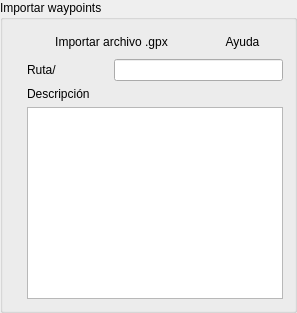
           <widget class="QGroupBox" name="groupBox_5">
            <property name="sizePolicy">
             <sizepolicy hsizetype="Expanding" vsizetype="Expanding">
              <horstretch>0</horstretch>
              <verstretch>0</verstretch>
             </sizepolicy>
            </property>
            <property name="minimumSize">
             <size>
              <width>0</width>
              <height>0</height>
             </size>
            </property>
            <property name="maximumSize">
             <size>
              <width>16777215</width>
              <height>16777215</height>
             </size>
            </property>
            <property name="title">
             <string>Importar waypoints</string>
            </property>
            <layout class="QGridLayout" name="gridLayout_9">
             <item row="0" column="1" colspan="2">
              <widget class="QPushButton" name="confimportarWaypoints">
               <property name="text">
                <string>Importar archivo .gpx</string>
               </property>
               <property name="icon">
                <iconset resource="imagenes.qrc">
                 <normaloff>:/configuracion/Imagenes/PackIconos/configuracion/ic_note_add.png</normaloff>:/configuracion/Imagenes/PackIconos/configuracion/ic_note_add.png</iconset>
               </property>
               <property name="iconSize">
                <size>
                 <width>24</width>
                 <height>24</height>
                </size>
               </property>
               <property name="flat">
                <bool>true</bool>
               </property>
              </widget>
             </item>
             <item row="0" column="3">
              <widget class="QPushButton" name="pushButton">
               <property name="text">
                <string>Ayuda</string>
               </property>
               <property name="icon">
                <iconset resource="imagenes.qrc">
                 <normaloff>:/incio/Imagenes/PackIconos/inicio/ic_help_outline_blue.png</normaloff>:/incio/Imagenes/PackIconos/inicio/ic_help_outline_blue.png</iconset>
               </property>
               <property name="iconSize">
                <size>
                 <width>24</width>
                 <height>24</height>
                </size>
               </property>
               <property name="flat">
                <bool>true</bool>
               </property>
              </widget>
             </item>
             <item row="0" column="0">
              <widget class="QLabel" name="locIcon">
               <property name="maximumSize">
                <size>
                 <width>40</width>
                 <height>40</height>
                </size>
               </property>
               <property name="text">
                <string/>
               </property>
               <property name="pixmap">
                <pixmap resource="imagenes.qrc">:/configuracion/Imagenes/PackIconos/configuracion/ic_add_location.png</pixmap>
               </property>
               <property name="scaledContents">
                <bool>true</bool>
               </property>
              </widget>
             </item>
             <item row="3" column="1">
              <widget class="QLabel" name="confrutaIcon">
               <property name="text">
                <string>Ruta/</string>
               </property>
              </widget>
             </item>
             <item row="4" column="1">
              <widget class="QLabel" name="label_32">
               <property name="text">
                <string>Descripción</string>
               </property>
              </widget>
             </item>
             <item row="3" column="2" colspan="2">
              <widget class="QLineEdit" name="confrutaWaypoints">
               <property name="readOnly">
                <bool>true</bool>
               </property>
              </widget>
             </item>
             <item row="6" column="1" colspan="3">
              <widget class="QTextBrowser" name="confdescripcionWpText"/>
             </item>
            </layout>
           </widget>
